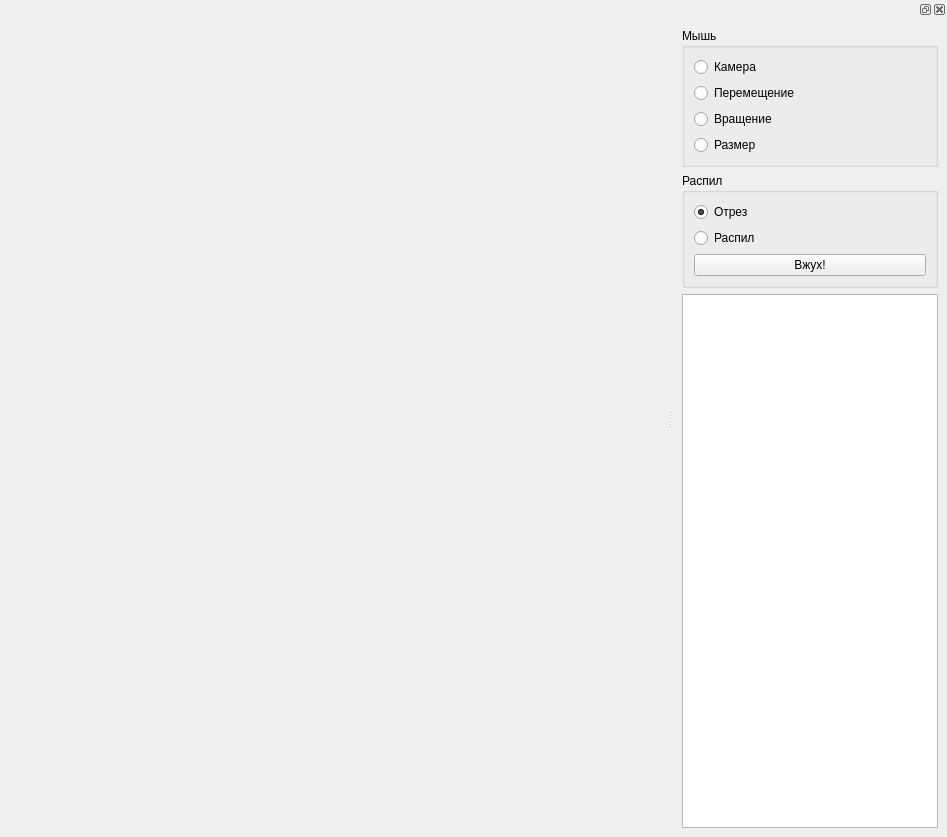
<?xml version="1.0" encoding="UTF-8"?>
<ui version="4.0">
 <class>MainWindow</class>
 <widget class="QMainWindow" name="MainWindow">
  <property name="geometry">
   <rect>
    <x>0</x>
    <y>0</y>
    <width>947</width>
    <height>837</height>
   </rect>
  </property>
  <property name="windowTitle">
   <string>MainWindow</string>
  </property>
  <widget class="QWidget" name="centralwidget"/>
  <widget class="QMenuBar" name="menubar">
   <property name="geometry">
    <rect>
     <x>0</x>
     <y>0</y>
     <width>947</width>
     <height>24</height>
    </rect>
   </property>
  </widget>
  <widget class="QDockWidget" name="dockWidget">
   <attribute name="dockWidgetArea">
    <number>2</number>
   </attribute>
   <widget class="QWidget" name="dockWidgetContents">
    <layout class="QVBoxLayout" name="verticalLayout">
     <item>
      <widget class="QGroupBox" name="groupBox">
       <property name="title">
        <string>Мышь</string>
       </property>
       <layout class="QVBoxLayout" name="verticalLayout_2">
        <item>
         <widget class="QRadioButton" name="rbCamera">
          <property name="text">
           <string>Камера</string>
          </property>
         </widget>
        </item>
        <item>
         <widget class="QRadioButton" name="rbMove">
          <property name="text">
           <string>Перемещение</string>
          </property>
         </widget>
        </item>
        <item>
         <widget class="QRadioButton" name="rbRotate">
          <property name="text">
           <string>Вращение</string>
          </property>
         </widget>
        </item>
        <item>
         <widget class="QRadioButton" name="rbResize">
          <property name="text">
           <string>Размер</string>
          </property>
         </widget>
        </item>
       </layout>
      </widget>
     </item>
     <item>
      <widget class="QGroupBox" name="groupBox_2">
       <property name="title">
        <string>Распил</string>
       </property>
       <layout class="QVBoxLayout" name="verticalLayout_3">
        <item>
         <widget class="QRadioButton" name="sbCut">
          <property name="text">
           <string>Отрез</string>
          </property>
          <property name="checked">
           <bool>true</bool>
          </property>
         </widget>
        </item>
        <item>
         <widget class="QRadioButton" name="sbSplit">
          <property name="text">
           <string>Распил</string>
          </property>
         </widget>
        </item>
        <item>
         <widget class="QPushButton" name="pbClip">
          <property name="text">
           <string>Вжух!</string>
          </property>
         </widget>
        </item>
       </layout>
      </widget>
     </item>
     <item>
      <widget class="QTreeView" name="tvObjectInspector">
       <property name="sizePolicy">
        <sizepolicy hsizetype="Expanding" vsizetype="MinimumExpanding">
         <horstretch>0</horstretch>
         <verstretch>0</verstretch>
        </sizepolicy>
       </property>
      </widget>
     </item>
    </layout>
   </widget>
  </widget>
 </widget>
 <resources/>
 <connections/>
</ui>
